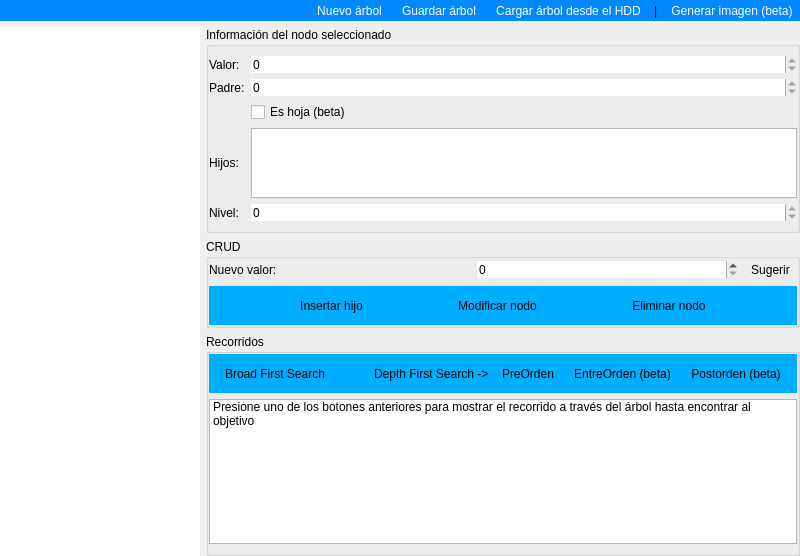
<?xml version="1.0" encoding="UTF-8"?>
<ui version="4.0">
 <class>Dialog</class>
 <widget class="QDialog" name="Dialog">
  <property name="geometry">
   <rect>
    <x>0</x>
    <y>0</y>
    <width>800</width>
    <height>556</height>
   </rect>
  </property>
  <property name="windowTitle">
   <string>Crear Árbol</string>
  </property>
  <property name="styleSheet">
   <string notr="true">font: 10pt &quot;Tahoma&quot;;</string>
  </property>
  <property name="modal">
   <bool>true</bool>
  </property>
  <layout class="QGridLayout" name="gridLayout">
   <property name="leftMargin">
    <number>0</number>
   </property>
   <property name="topMargin">
    <number>0</number>
   </property>
   <property name="rightMargin">
    <number>0</number>
   </property>
   <property name="bottomMargin">
    <number>0</number>
   </property>
   <item row="1" column="1">
    <widget class="QWidget" name="widget" native="true">
     <layout class="QGridLayout" name="gridLayout_2">
      <property name="leftMargin">
       <number>0</number>
      </property>
      <property name="topMargin">
       <number>0</number>
      </property>
      <property name="rightMargin">
       <number>0</number>
      </property>
      <property name="bottomMargin">
       <number>0</number>
      </property>
      <property name="horizontalSpacing">
       <number>0</number>
      </property>
      <property name="verticalSpacing">
       <number>6</number>
      </property>
      <item row="0" column="0">
       <widget class="QGroupBox" name="groupBox">
        <property name="title">
         <string>Información del nodo seleccionado</string>
        </property>
        <layout class="QGridLayout" name="gridLayout_3">
         <property name="leftMargin">
          <number>0</number>
         </property>
         <property name="rightMargin">
          <number>0</number>
         </property>
         <item row="1" column="0">
          <widget class="QLabel" name="label_2">
           <property name="text">
            <string>Padre:</string>
           </property>
          </widget>
         </item>
         <item row="1" column="1">
          <widget class="QSpinBox" name="padre">
           <property name="frame">
            <bool>false</bool>
           </property>
           <property name="readOnly">
            <bool>true</bool>
           </property>
           <property name="maximum">
            <number>100</number>
           </property>
          </widget>
         </item>
         <item row="0" column="0">
          <widget class="QLabel" name="label">
           <property name="text">
            <string>Valor:</string>
           </property>
          </widget>
         </item>
         <item row="4" column="0">
          <widget class="QLabel" name="label_6">
           <property name="text">
            <string>Nivel:</string>
           </property>
          </widget>
         </item>
         <item row="0" column="1">
          <widget class="QSpinBox" name="valor">
           <property name="frame">
            <bool>false</bool>
           </property>
           <property name="readOnly">
            <bool>true</bool>
           </property>
           <property name="maximum">
            <number>100</number>
           </property>
          </widget>
         </item>
         <item row="3" column="1">
          <widget class="QListWidget" name="hijos">
           <property name="maximumSize">
            <size>
             <width>16777215</width>
             <height>100</height>
            </size>
           </property>
           <property name="frameShadow">
            <enum>QFrame::Raised</enum>
           </property>
           <property name="alternatingRowColors">
            <bool>true</bool>
           </property>
          </widget>
         </item>
         <item row="4" column="1">
          <widget class="QSpinBox" name="nivel">
           <property name="frame">
            <bool>false</bool>
           </property>
           <property name="readOnly">
            <bool>true</bool>
           </property>
           <property name="minimum">
            <number>0</number>
           </property>
           <property name="maximum">
            <number>100</number>
           </property>
           <property name="value">
            <number>0</number>
           </property>
          </widget>
         </item>
         <item row="3" column="0">
          <widget class="QLabel" name="label_3">
           <property name="text">
            <string>Hijos:</string>
           </property>
          </widget>
         </item>
         <item row="2" column="1">
          <widget class="QCheckBox" name="hoja">
           <property name="text">
            <string>Es hoja (beta)</string>
           </property>
          </widget>
         </item>
        </layout>
       </widget>
      </item>
      <item row="3" column="0">
       <widget class="QGroupBox" name="groupBox_2">
        <property name="title">
         <string>Recorridos</string>
        </property>
        <layout class="QGridLayout" name="gridLayout_5">
         <property name="leftMargin">
          <number>0</number>
         </property>
         <property name="topMargin">
          <number>0</number>
         </property>
         <property name="rightMargin">
          <number>0</number>
         </property>
         <item row="0" column="0">
          <widget class="QWidget" name="panel_recorridos" native="true">
           <property name="styleSheet">
            <string notr="true">QWidget #panel_recorridos{
	background-color: rgb(0, 174, 255);
}</string>
           </property>
           <layout class="QGridLayout" name="gridLayout_6">
            <item row="0" column="2">
             <widget class="QWidget" name="widget_3" native="true">
              <layout class="QGridLayout" name="gridLayout_7">
               <property name="leftMargin">
                <number>0</number>
               </property>
               <property name="topMargin">
                <number>0</number>
               </property>
               <property name="rightMargin">
                <number>0</number>
               </property>
               <property name="bottomMargin">
                <number>0</number>
               </property>
               <item row="0" column="3">
                <widget class="QToolButton" name="entre">
                 <property name="text">
                  <string>EntreOrden (beta)</string>
                 </property>
                 <property name="autoRaise">
                  <bool>true</bool>
                 </property>
                </widget>
               </item>
               <item row="0" column="4">
                <widget class="QToolButton" name="post">
                 <property name="text">
                  <string>Postorden (beta)</string>
                 </property>
                 <property name="autoRaise">
                  <bool>true</bool>
                 </property>
                </widget>
               </item>
               <item row="0" column="1">
                <widget class="QLabel" name="label_4">
                 <property name="text">
                  <string>Depth First Search -&gt;</string>
                 </property>
                </widget>
               </item>
               <item row="0" column="2">
                <widget class="QToolButton" name="pre">
                 <property name="text">
                  <string>PreOrden</string>
                 </property>
                 <property name="autoRaise">
                  <bool>true</bool>
                 </property>
                </widget>
               </item>
              </layout>
             </widget>
            </item>
            <item row="0" column="0">
             <widget class="QToolButton" name="bfs">
              <property name="text">
               <string>Broad First Search</string>
              </property>
              <property name="autoRaise">
               <bool>true</bool>
              </property>
             </widget>
            </item>
            <item row="0" column="1">
             <spacer name="horizontalSpacer_2">
              <property name="orientation">
               <enum>Qt::Horizontal</enum>
              </property>
              <property name="sizeHint" stdset="0">
               <size>
                <width>40</width>
                <height>20</height>
               </size>
              </property>
             </spacer>
            </item>
           </layout>
          </widget>
         </item>
         <item row="1" column="0">
          <widget class="QListWidget" name="recorrido">
           <property name="wordWrap">
            <bool>true</bool>
           </property>
           <item>
            <property name="text">
             <string>Presione uno de los botones anteriores para mostrar el recorrido a través del árbol hasta encontrar al objetivo</string>
            </property>
           </item>
          </widget>
         </item>
        </layout>
       </widget>
      </item>
      <item row="1" column="0">
       <widget class="QGroupBox" name="groupBox_3">
        <property name="title">
         <string>CRUD</string>
        </property>
        <layout class="QGridLayout" name="gridLayout_9">
         <property name="leftMargin">
          <number>0</number>
         </property>
         <property name="topMargin">
          <number>0</number>
         </property>
         <property name="rightMargin">
          <number>0</number>
         </property>
         <property name="bottomMargin">
          <number>0</number>
         </property>
         <item row="0" column="0">
          <widget class="QLabel" name="label_5">
           <property name="text">
            <string>Nuevo valor:</string>
           </property>
          </widget>
         </item>
         <item row="0" column="1">
          <widget class="QSpinBox" name="nuevo_valor">
           <property name="frame">
            <bool>false</bool>
           </property>
           <property name="maximum">
            <number>100</number>
           </property>
          </widget>
         </item>
         <item row="0" column="2">
          <widget class="QToolButton" name="sugerir">
           <property name="text">
            <string>Sugerir</string>
           </property>
           <property name="autoRaise">
            <bool>true</bool>
           </property>
          </widget>
         </item>
         <item row="1" column="0" colspan="3">
          <widget class="QWidget" name="panel_btn" native="true">
           <property name="maximumSize">
            <size>
             <width>16777215</width>
             <height>40</height>
            </size>
           </property>
           <property name="styleSheet">
            <string notr="true">QWidget #panel_btn{	
	background-color: rgb(0, 174, 255);
}

QToolButton {
}</string>
           </property>
           <layout class="QGridLayout" name="gridLayout_4">
            <item row="0" column="1">
             <widget class="QToolButton" name="modificar">
              <property name="text">
               <string>Modificar nodo</string>
              </property>
              <property name="autoRaise">
               <bool>true</bool>
              </property>
             </widget>
            </item>
            <item row="0" column="0">
             <widget class="QToolButton" name="insertar">
              <property name="text">
               <string>Insertar hijo</string>
              </property>
              <property name="autoRaise">
               <bool>true</bool>
              </property>
             </widget>
            </item>
            <item row="0" column="2">
             <widget class="QToolButton" name="eliminar">
              <property name="text">
               <string>Eliminar nodo</string>
              </property>
              <property name="autoRaise">
               <bool>true</bool>
              </property>
             </widget>
            </item>
           </layout>
          </widget>
         </item>
        </layout>
       </widget>
      </item>
     </layout>
    </widget>
   </item>
   <item row="0" column="0" colspan="2">
    <widget class="QWidget" name="panel_menu" native="true">
     <property name="styleSheet">
      <string notr="true">QWidget #panel_menu{	
	background-color: rgb(0, 136, 255);
}

QToolButton {
	color: rgb(255, 255, 255);
}</string>
     </property>
     <layout class="QGridLayout" name="gridLayout_8">
      <property name="leftMargin">
       <number>0</number>
      </property>
      <property name="topMargin">
       <number>0</number>
      </property>
      <property name="rightMargin">
       <number>0</number>
      </property>
      <property name="bottomMargin">
       <number>0</number>
      </property>
      <item row="0" column="0">
       <spacer name="horizontalSpacer">
        <property name="orientation">
         <enum>Qt::Horizontal</enum>
        </property>
        <property name="sizeHint" stdset="0">
         <size>
          <width>40</width>
          <height>20</height>
         </size>
        </property>
       </spacer>
      </item>
      <item row="0" column="2">
       <widget class="QToolButton" name="guardar">
        <property name="text">
         <string>Guardar árbol</string>
        </property>
        <property name="autoRaise">
         <bool>true</bool>
        </property>
       </widget>
      </item>
      <item row="0" column="1">
       <widget class="QToolButton" name="nuevo">
        <property name="text">
         <string>Nuevo árbol</string>
        </property>
        <property name="autoRaise">
         <bool>true</bool>
        </property>
       </widget>
      </item>
      <item row="0" column="3">
       <widget class="QToolButton" name="cargar">
        <property name="text">
         <string>Cargar árbol desde el HDD</string>
        </property>
        <property name="autoRaise">
         <bool>true</bool>
        </property>
       </widget>
      </item>
      <item row="0" column="4">
       <widget class="QLabel" name="label_7">
        <property name="text">
         <string>|</string>
        </property>
       </widget>
      </item>
      <item row="0" column="5">
       <widget class="QToolButton" name="guardar_img">
        <property name="text">
         <string>Generar imagen (beta)</string>
        </property>
        <property name="autoRaise">
         <bool>true</bool>
        </property>
       </widget>
      </item>
     </layout>
    </widget>
   </item>
   <item row="1" column="0">
    <widget class="QTreeWidget" name="arbol">
     <property name="minimumSize">
      <size>
       <width>200</width>
       <height>0</height>
      </size>
     </property>
     <property name="maximumSize">
      <size>
       <width>200</width>
       <height>16777215</height>
      </size>
     </property>
     <property name="frameShape">
      <enum>QFrame::NoFrame</enum>
     </property>
     <property name="tabKeyNavigation">
      <bool>true</bool>
     </property>
     <property name="dragDropOverwriteMode">
      <bool>false</bool>
     </property>
     <property name="alternatingRowColors">
      <bool>true</bool>
     </property>
     <property name="autoExpandDelay">
      <number>-1</number>
     </property>
     <property name="uniformRowHeights">
      <bool>true</bool>
     </property>
     <property name="animated">
      <bool>true</bool>
     </property>
     <property name="allColumnsShowFocus">
      <bool>false</bool>
     </property>
     <property name="headerHidden">
      <bool>true</bool>
     </property>
     <attribute name="headerVisible">
      <bool>false</bool>
     </attribute>
     <attribute name="headerCascadingSectionResizes">
      <bool>false</bool>
     </attribute>
     <attribute name="headerHighlightSections">
      <bool>false</bool>
     </attribute>
     <column>
      <property name="text">
       <string notr="true">1</string>
      </property>
     </column>
    </widget>
   </item>
  </layout>
 </widget>
 <resources/>
 <connections/>
</ui>
